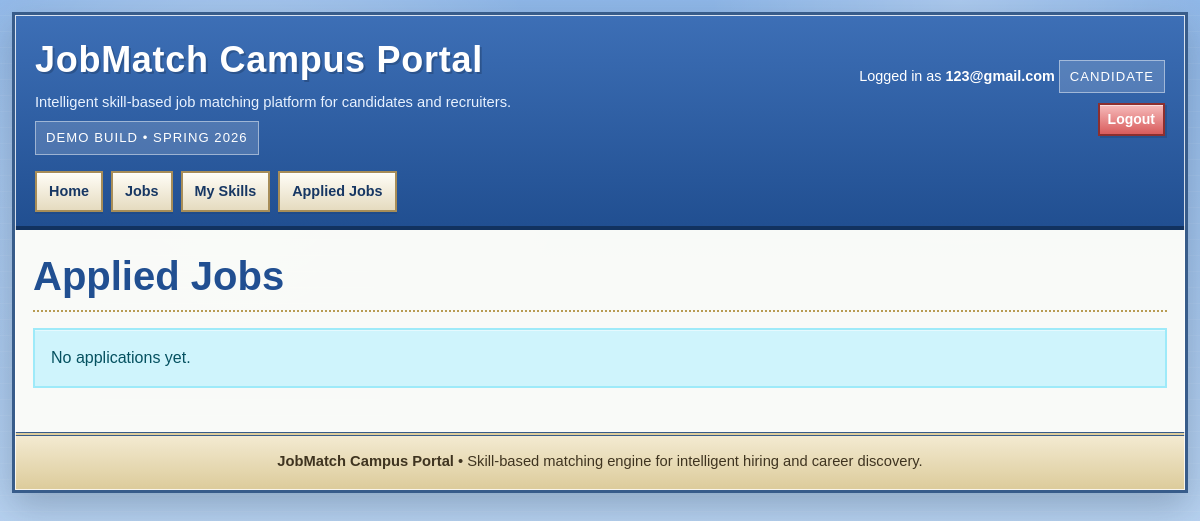
The app's page /applications/applied/ (signed in), older data.
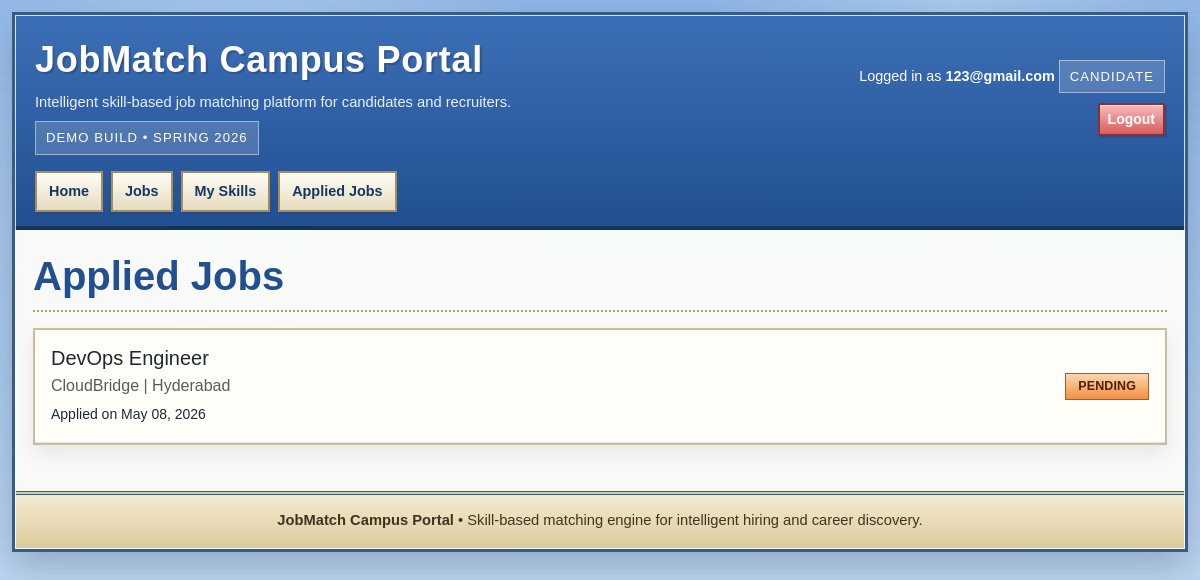
The same page, newer data.
### accounts/models.py (models this page shows, shortened)
class User(AbstractBaseUser, PermissionsMixin):
    email = models.EmailField(unique=True)
    is_active = models.BooleanField(default=True)
    is_staff = models.BooleanField(default=False)
    objects = UserManager()
    USERNAME_FIELD = "email"
    REQUIRED_FIELDS = []

### applications/models.py (models this page shows, shortened)
class JobApplication(models.Model):
    STATUS_CHOICES = [
        ('applied', 'Applied'),
        ('shortlisted', 'Shortlisted'),
        ('rejected', 'Rejected'),
    ]
    candidate = models.ForeignKey(CandidateProfile, on_delete=models.CASCADE)
    job = models.ForeignKey(Job, on_delete=models.CASCADE)
    status = models.CharField(max_length=20, choices=STATUS_CHOICES, default='applied')
    reviewer_notes = models.TextField(blank=True)
    reviewed_at = models.DateTimeField(null=True, blank=True)
    applied_at = models.DateTimeField(auto_now_add=True)
    updated_at = models.DateTimeField(auto_now=True)
    class Meta:
        unique_together = ('candidate', 'job')
        ordering = ['-applied_at']
        indexes = [
            models.Index(fields=['candidate']),
            models.Index(fields=['job']),
            models.Index(fields=['status']),
            models.Index(fields=['applied_at']),
        ]

### jobs/models.py (models this page shows, shortened)
class Job(models.Model):
    company = models.ForeignKey(Company, on_delete=models.PROTECT)
    created_by = models.ForeignKey(RecruiterProfile, null=True, blank=True, on_delete=models.SET_NULL)
    title = models.CharField(max_length=150, null=False)
    description = models.TextField()
    job_choice = [
        ('remote','Remote'),
        ('full_time','Full Time')
    ]
    job_type = models.CharField(max_length=20, choices=job_choice, default='full_time')
    location = models.CharField(max_length=100)
    salary_min = models.PositiveIntegerField(null=True, blank=True)
    salary_max = models.PositiveIntegerField(null=True, blank=True)
    application_deadline = models.DateField(null=True, blank=True)
    is_active = models.BooleanField(default=True)
    created_at = models.DateTimeField(auto_now_add=True)
    updated_at = models.DateTimeField(auto_now=True)
    class Meta:
        ordering = ['-created_at']
        indexes = [
            models.Index(fields=['company']),
            models.Index(fields=['created_by']),
            models.Index(fields=['is_active']),
            models.Index(fields=['created_at']),
        ]

### companies/models.py (models this page shows, shortened)
class Company(models.Model):
    name = models.CharField(max_length=100, unique=True)
    city = models.CharField(max_length=40)
    description = models.TextField()
    website = models.URLField(blank=True)
    contact_email = models.EmailField(blank=True)
    contact_phone = models.CharField(max_length=20, blank=True)
    created_at = models.DateTimeField(auto_now_add=True)
    updated_at = models.DateTimeField(auto_now=True)
    class Meta:
        ordering = ["name"]
        indexes = [
            models.Index(fields=["name"]),
            models.Index(fields=["city"]),
        ]

### applications/views.py (the view)
# urls.py: path('applied/', views.applied_jobs, name='applied_jobs'),
@login_required
@candidate_required
def applied_jobs(request):
    candidate = request.candidate_profile
    applications = JobApplication.objects.filter(candidate=candidate).select_related('job')
    return render(request, 'applications/applied_jobs.html', {
        'applications': applications
    })

### accounts/context_processors.py (called while the page is built)
def current_user_role(request):
    role = None
    if request.user.is_authenticated:
        if RecruiterProfile.objects.filter(user=request.user).exists():
            role = "recruiter"
        elif CandidateProfile.objects.filter(user=request.user).exists():
            role = "candidate"
    return {"current_user_role": role}

### applications/templates/applications/applied_jobs.html (shortened to what this page needs)
{% extends "base.html" %}
{% block content %}
<div class="page-title">
    <h1>Applied Jobs</h1>
</div>
{% if applications %}
    <div class="panel">
        <div class="card-body p-0">
        {% for app in applications %}
            <div class="p-3 border-bottom" style="background:#fffef9;">
                <div class="d-flex justify-content-between align-items-center flex-wrap gap-2">
                    <div>
                        <h5 class="mb-1">{{ app.job.title }}</h5>
                        <p class="mb-1 text-muted">{{ app.job.company.name }} | {{ app.job.location }}</p>
                        <small>Applied on {{ app.applied_at|date:"M d, Y" }}</small>
                    </div>
                    {% if app.status == 'applied' %}
                        <span class="badge" style="background: linear-gradient(180deg, #ffd7b0, #f28f42) !important; color: #4b2200 !important; border-color: #ae5e19 !important; padding: 6px 12px; font-weight: 700;">PENDING</span>
                    {% elif app.status == 'shortlisted' %}
                        <span class="badge" style="background: linear-gradient(180deg, #dff3c9, #88b95a) !important; color: #20310f !important; border-color: #4f7a30 !important; padding: 6px 12px; font-weight: 700;">SHORTLISTED</span>
                    {% elif app.status == 'rejected' %}
                        <span class="badge" style="background: linear-gradient(180deg, #f6bbbb, #d95c5c) !important; color: #fff !important; border-color: #8c2f2f !important; padding: 6px 12px; font-weight: 700;">REJECTED</span>
                    {% endif %}
                </div>
            </div>
        {% endfor %}
        </div>
    </div>
{% else %}
    <div class="alert alert-info">No applications yet.</div>
{% endif %}
{% endblock %}

### templates/base.html (shortened to what this page needs)
<!doctype html>
<html lang="en">
<head>
    <link href="https://cdn.jsdelivr.net/npm/bootstrap@5.3.3/dist/css/bootstrap.min.css" rel="stylesheet">
</head>
<body>
    <div class="site-shell">
        <header class="masthead">
            <div class="brand-row">
                <div>
                    <div class="brand-title">JobMatch Campus Portal</div>
                    <div class="brand-tagline">Intelligent skill-based job matching platform for candidates and recruiters.</div>
                    <div class="status-chip">Demo build • Spring 2026</div>
                </div>
                <div class="masthead-tools">
                    {% if user.is_authenticated %}
                        Logged in as <strong>{{ user.email }}</strong>
                        {% if current_user_role %}
                            <div class="status-chip" style="margin-top: 8px;">{{ current_user_role|upper }}</div>
                        {% endif %}
                    {% else %}
                        Guest access enabled
                    {% endif %}
                    <div class="toolbar">
                        {% if user.is_authenticated %}
                            <a href="{% url 'logout' %}" class="btn btn-danger btn-sm">Logout</a>
                        {% else %}
                            <a href="{% url 'login' %}" class="btn btn-primary btn-sm">Login</a>
                            <a href="{% url 'register' %}" class="btn btn-info btn-sm">Register</a>
                        {% endif %}
                    </div>
                </div>
            </div>
            <nav class="top-nav" aria-label="Primary">
                <a href="{% url 'home' %}">Home</a>
                <a href="{% url 'job_list' %}">Jobs</a>
                {% if user.is_authenticated %}
                    {% if current_user_role == 'candidate' %}
                        <a href="{% url 'candidate_skills' %}">My Skills</a>
                        <a href="{% url 'applied_jobs' %}">Applied Jobs</a>
                    {% elif current_user_role == 'recruiter' %}
                        <a href="{% url 'create_job' %}">Post Job</a>
                        <a href="{% url 'recruiter_jobs' %}">My Jobs</a>
                    {% endif %}
                {% else %}
                    <a href="{% url 'register_candidate' %}">Candidate Sign-up</a>
                    <a href="{% url 'register_recruiter' %}">Recruiter Sign-up</a>
                {% endif %}
            </nav>
        </header>
        <main class="content-wrap">
            {% block content %}{% endblock %}
        </main>
        <footer>
            <strong>JobMatch Campus Portal</strong> • Skill-based matching engine for intelligent hiring and career discovery.
        </footer>
    </div>
</body>
</html>

### templates/base.html (style rules this page uses)
:root { --ink: #1d2a35; --navy: #204a87; --sky: #d7e7ff; --panel: #fffdf5; --panel-edge: #c8bda0; --accent: #f4b400; --accent-2: #d94f4f; --shadow: rgba(27, 44, 61, 0.25); }
* { box-sizing: border-box; }
body { margin: 0; font-family: Verdana, Arial, Helvetica, sans-serif; color: var(--ink); background: radial-gradient(circle at 20% 20%, rgba(255,255,255,0.35), transparent 28%), radial-gradient(circle at 80% 0%, rgba(255,255,255,0.25), transparent 20%), linear-gradient(180deg, #8fb7e8 0%, #cde1f6 100%); background-attachment: fixed; line-height: 1.5; }
body::before { content: ""; position: fixed; inset: 0; pointer-events: none; background-image: linear-gradient(transparent 0 96%, rgba(255,255,255,0.18) 96% 100%); background-size: 100% 16px; opacity: 0.35; }
a { color: #214f91; }
.site-shell { width: min(1180px, calc(100% - 24px)); margin: 12px auto 28px; border: 3px solid #385c8a; background: rgba(252, 252, 248, 0.96); box-shadow: 0 14px 34px var(--shadow); position: relative; }
.site-shell::before { content: ""; position: absolute; inset: 0; pointer-events: none; border: 1px solid rgba(255,255,255,0.8); }
.masthead { padding: 18px 20px 14px; background: linear-gradient(180deg, #3d6fb6 0%, #214f91 100%); color: #fff; border-bottom: 4px solid #12325f; }
.brand-row { display: flex; justify-content: space-between; gap: 16px; align-items: center; flex-wrap: wrap; }
.brand-title { font-size: clamp(1.8rem, 3vw, 2.8rem); font-weight: 800; letter-spacing: 0.02em; text-shadow: 2px 2px 0 rgba(0,0,0,0.18); }
.brand-tagline { margin-top: 4px; font-size: 0.92rem; color: #e8f2ff; }
.status-chip { display: inline-block; padding: 6px 10px; margin-top: 8px; border: 1px solid rgba(255,255,255,0.45); background: rgba(255,255,255,0.16); font-size: 0.82rem; text-transform: uppercase; letter-spacing: 0.08em; }
.top-nav { display: flex; flex-wrap: wrap; gap: 8px; margin-top: 16px; }
.top-nav a { text-decoration: none; color: #173763; background: linear-gradient(180deg, #fffdf7, #e5dbbf); border: 2px solid #a78d58; padding: 8px 12px; font-size: 0.9rem; font-weight: 700; box-shadow: inset 0 1px 0 #fff, 0 2px 0 rgba(0,0,0,0.08); }
.masthead-tools { text-align: right; font-size: 0.9rem; }
.toolbar { display: flex; gap: 8px; justify-content: flex-end; flex-wrap: wrap; margin-top: 10px; }
.btn, .btn-primary, .btn-success, .btn-warning, .btn-danger, .btn-info, .btn-outline-secondary, .btn-outline-primary, .btn-outline-success, .btn-outline-danger { border-radius: 0 !important; border-width: 2px !important; font-weight: 700 !important; box-shadow: inset 0 1px 0 rgba(255,255,255,0.55), 2px 2px 0 rgba(0,0,0,0.12); text-transform: none; }
.btn-primary, .btn-success, .btn-warning, .btn-danger, .btn-info { color: #fff !important; }
.btn-danger { background: linear-gradient(180deg, #f6bbbb, #d95c5c); border-color: #8c2f2f !important; }
.content-wrap { padding: 18px 18px 28px; }
.panel { background: var(--panel); border: 2px solid var(--panel-edge); box-shadow: inset 0 1px 0 #fff, 0 8px 18px rgba(0,0,0,0.08); margin-bottom: 18px; }
.card-body { background: #fffef9; }
.badge { border-radius: 0 !important; border: 1px solid rgba(0,0,0,0.12); font-size: 0.78rem; letter-spacing: 0.01em; background: linear-gradient(180deg, #fff3bd, #f3cc6d) !important; color: #4d3800 !important; border-color: #af8b2f !important; font-weight: 700; }
.page-title { padding: 4px 0 10px; margin-bottom: 16px; border-bottom: 2px dotted #b89c54; }
.page-title h1, .page-title h2 { margin: 0; font-weight: 800; color: #214f91; }
footer { padding: 14px 18px 18px; border-top: 4px double #385c8a; background: linear-gradient(180deg, #f3ead1, #dccb9a); color: #3f3420; font-size: 0.92rem; text-align: center; }

Row changes from the older to the newer data that the page shows:
added JobApplication: job "DevOps Engineer", job.company.name "CloudBridge", job.location "Hyderabad", applied_at "May 08, 2026", status "PENDING"
Text that changed along with them:
text no longer shown: "No applications yet."
